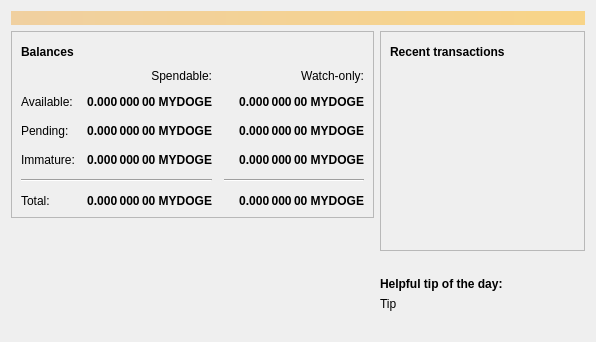
<?xml version="1.0" encoding="UTF-8"?>
<ui version="4.0">
 <class>OverviewPage</class>
 <widget class="QWidget" name="OverviewPage">
  <property name="geometry">
   <rect>
    <x>0</x>
    <y>0</y>
    <width>596</width>
    <height>342</height>
   </rect>
  </property>
  <property name="windowTitle">
   <string>Form</string>
  </property>
  <layout class="QVBoxLayout" name="topLayout">
   <item>
    <widget class="QLabel" name="labelAlerts">
     <property name="visible">
      <bool>false</bool>
     </property>
     <property name="styleSheet">
      <string notr="true">QLabel { background-color: qlineargradient(x1: 0, y1: 0, x2: 1, y2: 0, stop:0 #F0D0A0, stop:1 #F8D488); color:#000000; }</string>
     </property>
     <property name="wordWrap">
      <bool>true</bool>
     </property>
     <property name="margin">
      <number>3</number>
     </property>
     <property name="textInteractionFlags">
      <set>Qt::TextSelectableByMouse</set>
     </property>
    </widget>
   </item>
   <item>
    <layout class="QHBoxLayout" name="horizontalLayout" stretch="1,1">
     <item>
      <layout class="QVBoxLayout" name="verticalLayout_2">
       <item>
        <widget class="QFrame" name="frame">
         <property name="frameShape">
          <enum>QFrame::StyledPanel</enum>
         </property>
         <property name="frameShadow">
          <enum>QFrame::Raised</enum>
         </property>
         <layout class="QVBoxLayout" name="verticalLayout_4">
          <item>
           <layout class="QHBoxLayout" name="horizontalLayout_4">
            <item>
             <widget class="QLabel" name="label_5">
              <property name="font">
               <font>
                <weight>75</weight>
                <bold>true</bold>
               </font>
              </property>
              <property name="text">
               <string>Balances</string>
              </property>
             </widget>
            </item>
            <item>
             <widget class="QPushButton" name="labelWalletStatus">
              <property name="enabled">
               <bool>true</bool>
              </property>
              <property name="maximumSize">
               <size>
                <width>30</width>
                <height>16777215</height>
               </size>
              </property>
              <property name="toolTip">
               <string>The displayed information may be out of date. Your wallet automatically synchronizes with the Mydogecoin network after a connection is established, but this process has not completed yet.</string>
              </property>
              <property name="text">
               <string/>
              </property>
              <property name="icon">
               <iconset resource="../bitcoin.qrc">
                <normaloff>:/icons/warning</normaloff>
                <disabledoff>:/icons/warning</disabledoff>:/icons/warning</iconset>
              </property>
              <property name="iconSize">
               <size>
                <width>24</width>
                <height>24</height>
               </size>
              </property>
              <property name="flat">
               <bool>true</bool>
              </property>
             </widget>
            </item>
            <item>
             <spacer name="horizontalSpacer_3">
              <property name="orientation">
               <enum>Qt::Horizontal</enum>
              </property>
              <property name="sizeHint" stdset="0">
               <size>
                <width>40</width>
                <height>20</height>
               </size>
              </property>
             </spacer>
            </item>
           </layout>
          </item>
          <item>
           <layout class="QGridLayout" name="gridLayout">
            <property name="spacing">
             <number>12</number>
            </property>
            <item row="2" column="2">
             <widget class="QLabel" name="labelWatchPending">
              <property name="font">
               <font>
                <weight>75</weight>
                <bold>true</bold>
               </font>
              </property>
              <property name="cursor">
               <cursorShape>IBeamCursor</cursorShape>
              </property>
              <property name="toolTip">
               <string>Unconfirmed transactions to watch-only addresses</string>
              </property>
              <property name="text">
               <string notr="true">0.000 000 00 MYDOGE</string>
              </property>
              <property name="alignment">
               <set>Qt::AlignRight|Qt::AlignTrailing|Qt::AlignVCenter</set>
              </property>
              <property name="textInteractionFlags">
               <set>Qt::LinksAccessibleByMouse|Qt::TextSelectableByKeyboard|Qt::TextSelectableByMouse</set>
              </property>
             </widget>
            </item>
            <item row="2" column="1">
             <widget class="QLabel" name="labelUnconfirmed">
              <property name="font">
               <font>
                <weight>75</weight>
                <bold>true</bold>
               </font>
              </property>
              <property name="cursor">
               <cursorShape>IBeamCursor</cursorShape>
              </property>
              <property name="toolTip">
               <string>Total of transactions that have yet to be confirmed, and do not yet count toward the spendable balance</string>
              </property>
              <property name="text">
               <string notr="true">0.000 000 00 MYDOGE</string>
              </property>
              <property name="alignment">
               <set>Qt::AlignRight|Qt::AlignTrailing|Qt::AlignVCenter</set>
              </property>
              <property name="textInteractionFlags">
               <set>Qt::LinksAccessibleByMouse|Qt::TextSelectableByKeyboard|Qt::TextSelectableByMouse</set>
              </property>
             </widget>
            </item>
            <item row="3" column="2">
             <widget class="QLabel" name="labelWatchImmature">
              <property name="font">
               <font>
                <weight>75</weight>
                <bold>true</bold>
               </font>
              </property>
              <property name="cursor">
               <cursorShape>IBeamCursor</cursorShape>
              </property>
              <property name="toolTip">
               <string>Mined balance in watch-only addresses that has not yet matured</string>
              </property>
              <property name="text">
               <string notr="true">0.000 000 00 MYDOGE</string>
              </property>
              <property name="alignment">
               <set>Qt::AlignRight|Qt::AlignTrailing|Qt::AlignVCenter</set>
              </property>
              <property name="textInteractionFlags">
               <set>Qt::LinksAccessibleByMouse|Qt::TextSelectableByKeyboard|Qt::TextSelectableByMouse</set>
              </property>
             </widget>
            </item>
            <item row="4" column="0" colspan="2">
             <widget class="Line" name="line">
              <property name="orientation">
               <enum>Qt::Horizontal</enum>
              </property>
             </widget>
            </item>
            <item row="4" column="2">
             <widget class="Line" name="lineWatchBalance">
              <property name="sizePolicy">
               <sizepolicy hsizetype="Preferred" vsizetype="Fixed">
                <horstretch>0</horstretch>
                <verstretch>0</verstretch>
               </sizepolicy>
              </property>
              <property name="minimumSize">
               <size>
                <width>140</width>
                <height>0</height>
               </size>
              </property>
              <property name="orientation">
               <enum>Qt::Horizontal</enum>
              </property>
             </widget>
            </item>
            <item row="5" column="0">
             <widget class="QLabel" name="labelTotalText">
              <property name="text">
               <string>Total:</string>
              </property>
             </widget>
            </item>
            <item row="3" column="1">
             <widget class="QLabel" name="labelImmature">
              <property name="font">
               <font>
                <weight>75</weight>
                <bold>true</bold>
               </font>
              </property>
              <property name="cursor">
               <cursorShape>IBeamCursor</cursorShape>
              </property>
              <property name="toolTip">
               <string>Mined balance that has not yet matured</string>
              </property>
              <property name="text">
               <string notr="true">0.000 000 00 MYDOGE</string>
              </property>
              <property name="alignment">
               <set>Qt::AlignRight|Qt::AlignTrailing|Qt::AlignVCenter</set>
              </property>
              <property name="textInteractionFlags">
               <set>Qt::LinksAccessibleByMouse|Qt::TextSelectableByKeyboard|Qt::TextSelectableByMouse</set>
              </property>
             </widget>
            </item>
            <item row="2" column="3">
             <spacer name="horizontalSpacer_2">
              <property name="orientation">
               <enum>Qt::Horizontal</enum>
              </property>
              <property name="sizeHint" stdset="0">
               <size>
                <width>40</width>
                <height>20</height>
               </size>
              </property>
             </spacer>
            </item>
            <item row="3" column="0">
             <widget class="QLabel" name="labelImmatureText">
              <property name="text">
               <string>Immature:</string>
              </property>
             </widget>
            </item>
            <item row="5" column="1">
             <widget class="QLabel" name="labelTotal">
              <property name="font">
               <font>
                <weight>75</weight>
                <bold>true</bold>
               </font>
              </property>
              <property name="cursor">
               <cursorShape>IBeamCursor</cursorShape>
              </property>
              <property name="toolTip">
               <string>Your current total balance</string>
              </property>
              <property name="text">
               <string notr="true">0.000 000 00 MYDOGE</string>
              </property>
              <property name="alignment">
               <set>Qt::AlignRight|Qt::AlignTrailing|Qt::AlignVCenter</set>
              </property>
              <property name="textInteractionFlags">
               <set>Qt::LinksAccessibleByMouse|Qt::TextSelectableByKeyboard|Qt::TextSelectableByMouse</set>
              </property>
             </widget>
            </item>
            <item row="5" column="2">
             <widget class="QLabel" name="labelWatchTotal">
              <property name="font">
               <font>
                <weight>75</weight>
                <bold>true</bold>
               </font>
              </property>
              <property name="cursor">
               <cursorShape>IBeamCursor</cursorShape>
              </property>
              <property name="toolTip">
               <string>Current total balance in watch-only addresses</string>
              </property>
              <property name="text">
               <string notr="true">0.000 000 00 MYDOGE</string>
              </property>
              <property name="alignment">
               <set>Qt::AlignRight|Qt::AlignTrailing|Qt::AlignVCenter</set>
              </property>
              <property name="textInteractionFlags">
               <set>Qt::LinksAccessibleByMouse|Qt::TextSelectableByKeyboard|Qt::TextSelectableByMouse</set>
              </property>
             </widget>
            </item>
            <item row="0" column="2">
             <widget class="QLabel" name="labelWatchonly">
              <property name="text">
               <string>Watch-only:</string>
              </property>
              <property name="alignment">
               <set>Qt::AlignRight|Qt::AlignTrailing|Qt::AlignVCenter</set>
              </property>
             </widget>
            </item>
            <item row="1" column="0">
             <widget class="QLabel" name="labelBalanceText">
              <property name="text">
               <string>Available:</string>
              </property>
             </widget>
            </item>
            <item row="1" column="1">
             <widget class="QLabel" name="labelBalance">
              <property name="font">
               <font>
                <weight>75</weight>
                <bold>true</bold>
               </font>
              </property>
              <property name="cursor">
               <cursorShape>IBeamCursor</cursorShape>
              </property>
              <property name="toolTip">
               <string>Your current spendable balance</string>
              </property>
              <property name="text">
               <string notr="true">0.000 000 00 MYDOGE</string>
              </property>
              <property name="alignment">
               <set>Qt::AlignRight|Qt::AlignTrailing|Qt::AlignVCenter</set>
              </property>
              <property name="textInteractionFlags">
               <set>Qt::LinksAccessibleByMouse|Qt::TextSelectableByKeyboard|Qt::TextSelectableByMouse</set>
              </property>
             </widget>
            </item>
            <item row="1" column="2">
             <widget class="QLabel" name="labelWatchAvailable">
              <property name="font">
               <font>
                <weight>75</weight>
                <bold>true</bold>
               </font>
              </property>
              <property name="cursor">
               <cursorShape>IBeamCursor</cursorShape>
              </property>
              <property name="toolTip">
               <string>Your current balance in watch-only addresses</string>
              </property>
              <property name="text">
               <string notr="true">0.000 000 00 MYDOGE</string>
              </property>
              <property name="alignment">
               <set>Qt::AlignRight|Qt::AlignTrailing|Qt::AlignVCenter</set>
              </property>
              <property name="textInteractionFlags">
               <set>Qt::LinksAccessibleByMouse|Qt::TextSelectableByKeyboard|Qt::TextSelectableByMouse</set>
              </property>
             </widget>
            </item>
            <item row="2" column="0">
             <widget class="QLabel" name="labelPendingText">
              <property name="text">
               <string>Pending:</string>
              </property>
             </widget>
            </item>
            <item row="0" column="1">
             <widget class="QLabel" name="labelSpendable">
              <property name="text">
               <string>Spendable:</string>
              </property>
              <property name="alignment">
               <set>Qt::AlignRight|Qt::AlignTrailing|Qt::AlignVCenter</set>
              </property>
             </widget>
            </item>
           </layout>
          </item>
         </layout>
        </widget>
       </item>
       <item>
        <spacer name="verticalSpacer">
         <property name="orientation">
          <enum>Qt::Vertical</enum>
         </property>
         <property name="sizeHint" stdset="0">
          <size>
           <width>20</width>
           <height>40</height>
          </size>
         </property>
        </spacer>
       </item>
       <item>
        <layout class="QGridLayout" name="logo_grid">
          <item>
            <widget class="QLabel" name="label_wallet_bgcoin">
             <property name="text">
              <string/>
             </property>
             <property name="pixmap">
              <pixmap resource="../bitcoin.qrc">:/icons/wallet_bgcoin</pixmap>
             </property>
             <property name="scaledContents">
              <bool>false</bool>
             </property>
             <property name="alignment">
              <set>Qt::AlignCenter</set>
             </property>
             <property name="margin">
              <number>-2</number>
             </property>
            </widget>
          </item>
          <item>
            <widget class="QLabel" name="label_wallet_version_overlay">
              <property name="text">
               <string></string>
              </property>
              <property name="pixmap">
              </property>
              <property name="scaledContents">
               <bool>false</bool>
              </property>
              <property name="alignment">
               <set>Qt::AlignLeft|Qt::AlignBottom</set>
              </property>
              <property name="margin">
               <number>2</number>
              </property>
            </widget>
          </item>
        </layout>
       </item>
      </layout>
     </item>
     <item>
      <layout class="QVBoxLayout" name="verticalLayout_3">
       <item>
        <widget class="QFrame" name="frame_2">
         <property name="frameShape">
          <enum>QFrame::StyledPanel</enum>
         </property>
         <property name="frameShadow">
          <enum>QFrame::Raised</enum>
         </property>
         <layout class="QVBoxLayout" name="verticalLayout">
          <item>
           <layout class="QHBoxLayout" name="horizontalLayout_2">
            <item>
             <widget class="QLabel" name="label_4">
              <property name="font">
               <font>
                <weight>75</weight>
                <bold>true</bold>
               </font>
              </property>
              <property name="text">
               <string>Recent transactions</string>
              </property>
             </widget>
            </item>
            <item>
             <widget class="QPushButton" name="labelTransactionsStatus">
              <property name="enabled">
               <bool>true</bool>
              </property>
              <property name="maximumSize">
               <size>
                <width>30</width>
                <height>16777215</height>
               </size>
              </property>
              <property name="toolTip">
               <string>The displayed information may be out of date. Your wallet automatically synchronizes with the Mydogecoin network after a connection is established, but this process has not completed yet.</string>
              </property>
              <property name="text">
               <string/>
              </property>
              <property name="icon">
               <iconset resource="../bitcoin.qrc">
                <normaloff>:/icons/warning</normaloff>
                <disabledoff>:/icons/warning</disabledoff>:/icons/warning</iconset>
              </property>
              <property name="iconSize">
               <size>
                <width>24</width>
                <height>24</height>
               </size>
              </property>
              <property name="flat">
               <bool>true</bool>
              </property>
             </widget>
            </item>
            <item>
             <spacer name="horizontalSpacer">
              <property name="orientation">
               <enum>Qt::Horizontal</enum>
              </property>
              <property name="sizeHint" stdset="0">
               <size>
                <width>40</width>
                <height>20</height>
               </size>
              </property>
             </spacer>
            </item>
           </layout>
          </item>
          <item>
           <widget class="QListView" name="listTransactions">
            <property name="styleSheet">
             <string notr="true">QListView { background: transparent; }</string>
            </property>
            <property name="frameShape">
             <enum>QFrame::NoFrame</enum>
            </property>
            <property name="verticalScrollBarPolicy">
             <enum>Qt::ScrollBarAlwaysOff</enum>
            </property>
            <property name="horizontalScrollBarPolicy">
             <enum>Qt::ScrollBarAlwaysOff</enum>
            </property>
            <property name="selectionMode">
             <enum>QAbstractItemView::NoSelection</enum>
            </property>
           </widget>
          </item>
         </layout>
        </widget>
       </item>
       <item>
        <spacer name="verticalSpacer_2">
         <property name="orientation">
          <enum>Qt::Vertical</enum>
         </property>
         <property name="sizeHint" stdset="0">
          <size>
           <width>20</width>
           <height>40</height>
          </size>
         </property>
        </spacer>
       </item>
       <item>
        <layout class="QVBoxLayout" name="verticalLayout_5">
         <property name="topMargin">
          <number>0</number>
         </property>
         <item>
          <widget class="QLabel" name="label_tip_header">
           <property name="font">
            <font>
             <weight>75</weight>
             <bold>true</bold>
            </font>
           </property>
           <property name="text">
            <string>Helpful tip of the day:</string>
           </property>
          </widget>
         </item>
         <item>
          <widget class="QLabel" name="label_tip">
           <property name="text">
            <string>Tip</string>
           </property>
          </widget>
         </item>
         <item>
          <spacer name="verticalSpacer_3">
           <property name="orientation">
            <enum>Qt::Vertical</enum>
           </property>
           <property name="sizeType">
            <enum>QSizePolicy::Maximum</enum>
           </property>
           <property name="sizeHint" stdset="0">
            <size>
             <width>20</width>
             <height>40</height>
            </size>
           </property>
          </spacer>
         </item>
        </layout>
       </item>
      </layout>
     </item>
    </layout>
   </item>
  </layout>
 </widget>
 <resources>
  <include location="../bitcoin.qrc"/>
 </resources>
 <connections/>
</ui>
